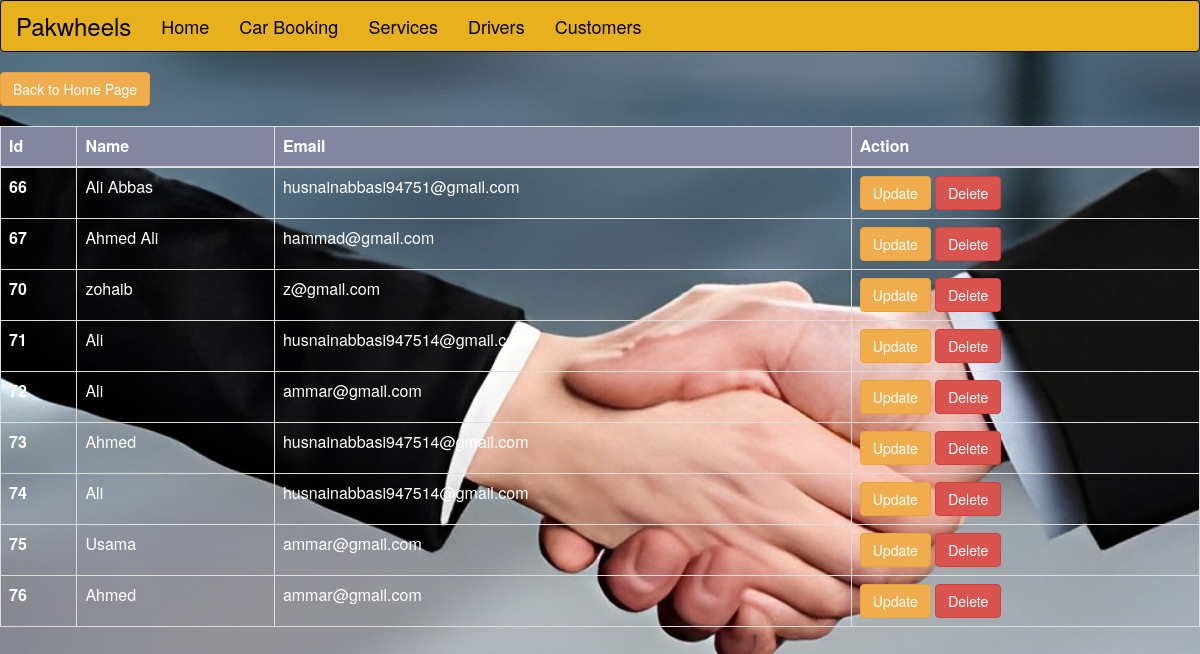
/customer.php, run on the app's committed database.
### tables this page shows
CREATE TABLE `customer` (
  `id` int(11) NOT NULL,
  `name` text NOT NULL,
  `email` text NOT NULL
);

### customer.php (the view, shortened to what this page needs)
<?php
include "header1.php"
?>
<!DOCTYPE html>
<html lang="en">
<head>
  <link rel="stylesheet" href="https://maxcdn.bootstrapcdn.com/bootstrap/3.4.1/css/bootstrap.min.css">
</head>
<body style="background-image:url('../Pakwheels/img/images (2).jpg');background-repeat:no-repeat;background-size:cover">
  <table class="table table-dark table-bordered " style="color:white">
  <thead>
    <tr  style="background-color:#8486A0">
      <th scope="col">Id</th>
      <th scope="col">Name</th>
      <th scope="col">Email</th>
      <th scope="col">Action</th>
    </tr>
  </thead>
  <tbody>
</html>
<?php
  include "db.php";
  $sql = "SELECT * FROM `customer`";
  $result = mysqli_query($conn, $sql);
  if (mysqli_num_rows($result) > 0) {
    while($row = mysqli_fetch_assoc($result)) {
      $id=$row['id'];
      $name=$row['name'];
      $email=$row['email'];
      echo'<tr>
      <th scope="row">'.$id.'</th>
      <td>'.$name.'</td>
      <td>'.$email.'</td>
      <td>
      <button class="btn btn-warning"><a href="edit_cst.php ? id= '.$id.' " style="color:white" >Update</a></button>
      <button class="btn btn-danger " ><a href ="delete_cst.php ? id='.$id.' " style="color:white"" >Delete</a></button></td>
      </tr>';
    }
  } else {
    echo "0 results";
  }
  ?>

### data on the page
customer: id "66", name "Ali Abbas", email "husnainabbasi94751@gmail.com"
customer: id "67", name "Ahmed Ali", email "hammad@gmail.com"
customer: id "70", name "zohaib", email "z@gmail.com"
customer: id "71", name "Ali", email "husnainabbasi947514@gmail.com"
customer: id "72", name "Ali", email "ammar@gmail.com"
customer: id "73", name "Ahmed", email "husnainabbasi947514@gmail.com"
customer: id "74", name "Ali", email "husnainabbasi947514@gmail.com"
customer: id "75", name "Usama", email "ammar@gmail.com"
customer: id "76", name "Ahmed", email "ammar@gmail.com"
